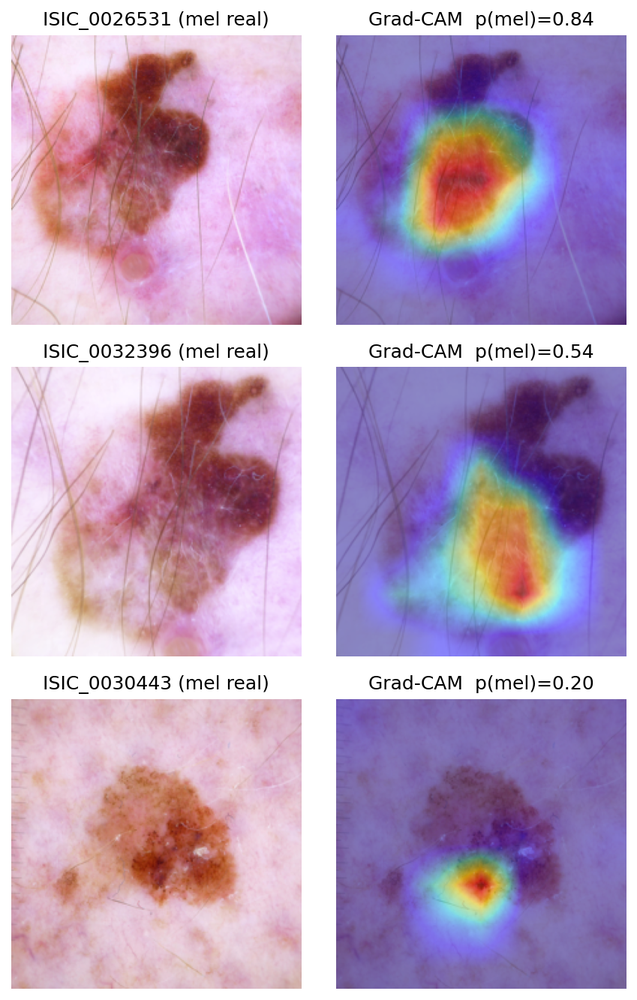
#> input picture assets/figuras/gradcam_melanomas.png, 637 x 1000 px, shrunk from 849 x 1333 before the run; its folder holds only this picture in this run
$ python -i hair_removal.py   (imports and definitions only)
#> lines starting #> are read from the running program, lines starting #| are printed output that depends on the picture; after the words box and inside, x2 and y2 are one past the last pixel; in counts of white or black regions, pixels touching at a corner belong together
"""Hair removal before any saliency or segmentation (S2, docs/26 3.4).

Classical and label-free: a morphological black-hat with a kernel larger
than a hair's width but smaller than a lesion finds thin dark structures,
a threshold turns them into a mask, and TELEA inpainting fills them from the
surrounding skin. Running it in the ``cache`` stage means every later stage
(contrastive, CCAM, pseudo-masks, student, FST) sees the same clean image.
"""

from __future__ import annotations

import numpy as np

KERNEL = 9  # px at 224: wider than a hair, far narrower than a lesion
THRESHOLD = 10  # black-hat response (grey levels) that counts as hair
INPAINT_RADIUS = 3
# S2-prime shape filter, registered in docs/27 before running: a component
# stays only if its minimum-area rectangle is >= 15 px long and its mean
# width (area / length) is <= 5 px. Pigment network and globules are short
# blobs; hairs are thin lines, and crossing hairs stay thin even though
# their joint rectangle is not elongated.
MIN_HAIR_LENGTH = 15
MAX_MEAN_WIDTH = 5.0
# Above this inpainted fraction the "clean" image is mostly paint: counted and
# reported apart, never excluded (registered in docs/27 before running).
HEAVY_INPAINT_FRACTION = 0.30


def hair_mask(rgb: np.ndarray, kernel: int = KERNEL, threshold: int = THRESHOLD) -> np.ndarray:
#> called with kernel = 9, threshold = 10
    import cv2  # noqa: PLC0415

    grey = cv2.cvtColor(rgb, cv2.COLOR_RGB2GRAY)
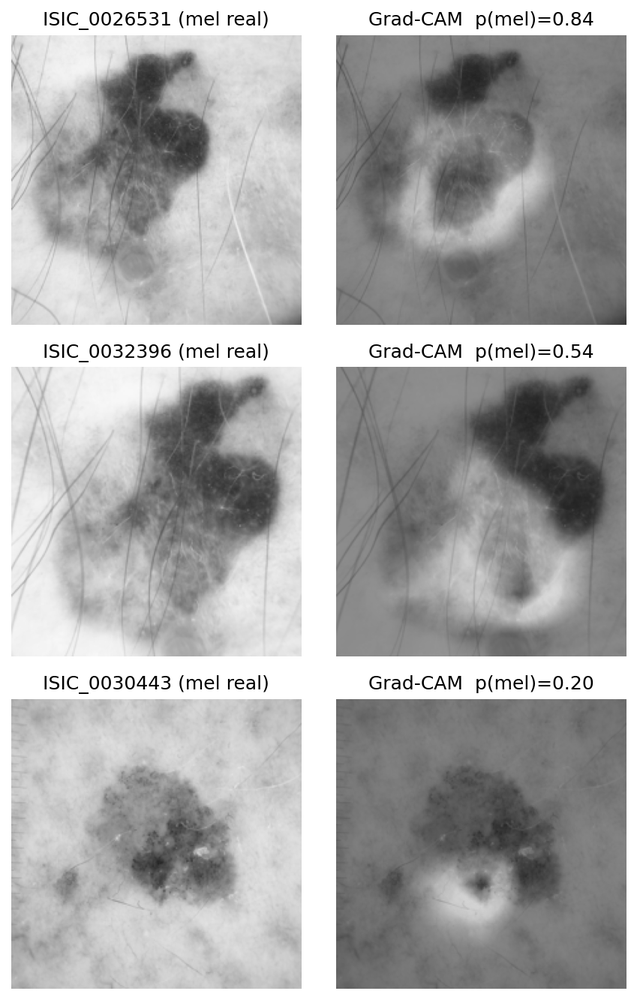
#> grey: shape (1000, 637); min 0, max 255, mean 171.9
    element = cv2.getStructuringElement(cv2.MORPH_ELLIPSE, (kernel, kernel))
    response = cv2.morphologyEx(grey, cv2.MORPH_BLACKHAT, element)
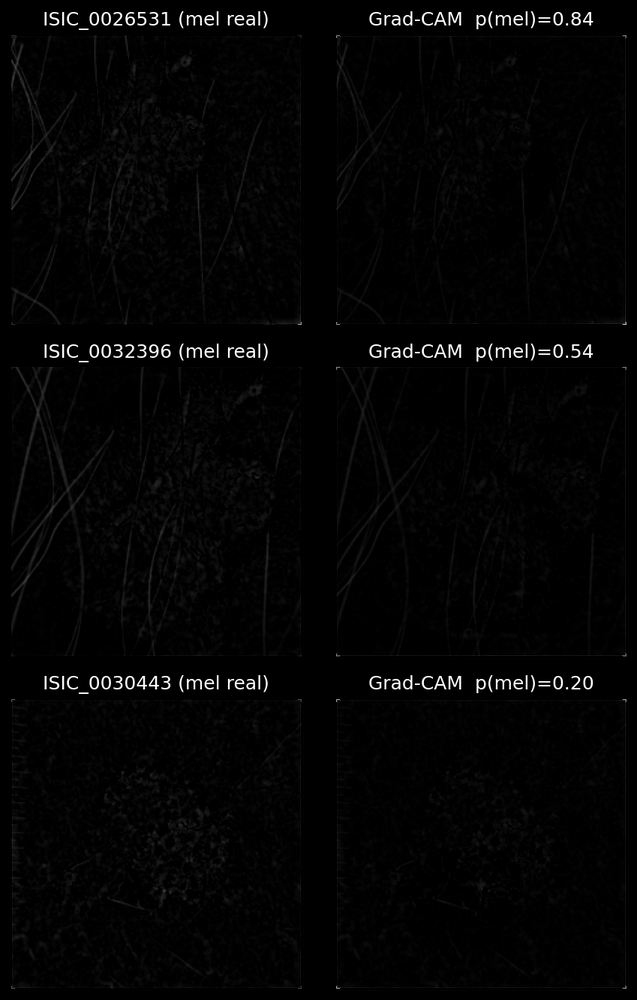
#> response: shape (1000, 637); min 0, max 255, mean 4.3
    return (response > threshold).astype(np.uint8)
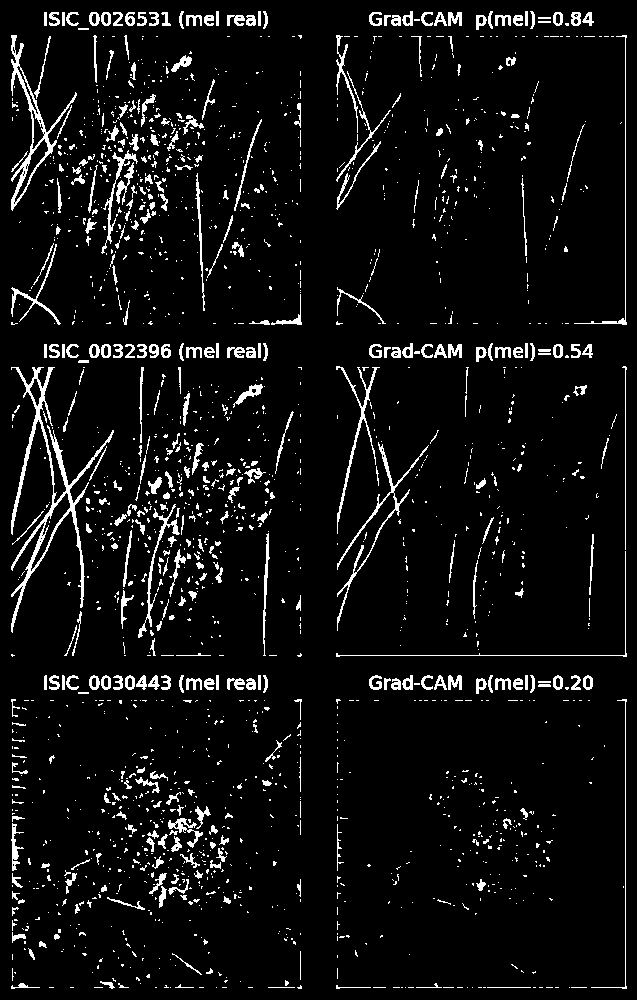
#> returned value: shape (1000, 637); values 0 (black) and 1 (white), 6.2% white in thin lines or dots


def _elongated(stats_mask: np.ndarray) -> bool:
    import cv2  # noqa: PLC0415

    points = cv2.findNonZero(stats_mask)
    (_, _), (w, h), _ = cv2.minAreaRect(points)
    long_side = max(w, h, 1.0)
    return long_side >= MIN_HAIR_LENGTH and len(points) / long_side <= MAX_MEAN_WIDTH


def elongated_hair_mask(rgb: np.ndarray, kernel: int = KERNEL, threshold: int = THRESHOLD) -> np.ndarray:
    """The black-hat mask keeping only hair-shaped (long, thin) components."""
    import cv2  # noqa: PLC0415

    raw = hair_mask(rgb, kernel, threshold)
    count, labels = cv2.connectedComponents(raw, connectivity=8)
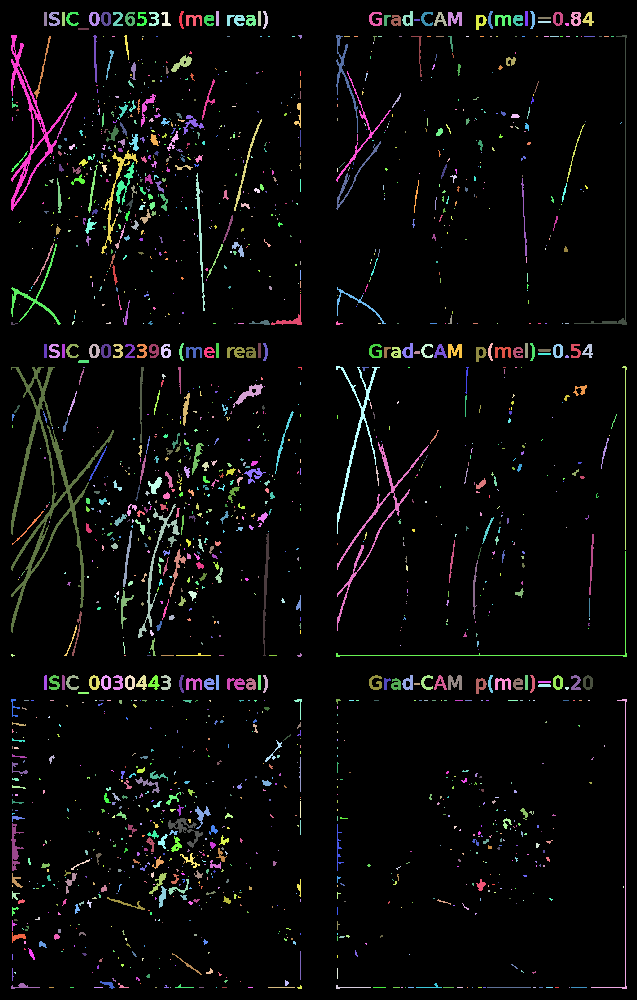
#> labels: shape (1000, 637) int32; 1971 distinct labels, from 0 to 1970; one colour per label, 0 black
#> count = 1971
    keep = np.zeros_like(raw)
    for label in range(1, count):
        component = (labels == label).astype(np.uint8)
        if _elongated(component):
            keep |= component
#> this loop made 1970 passes
#> (w in _elongated, h in _elongated, long_side in _elongated) on passes 1 to 3: (17, 4, 17), (14, 2, 14), (14, 2, 14)
#> pass 1, in elongated_hair_mask, `component = (labels == label).astype(np.uint8)`:
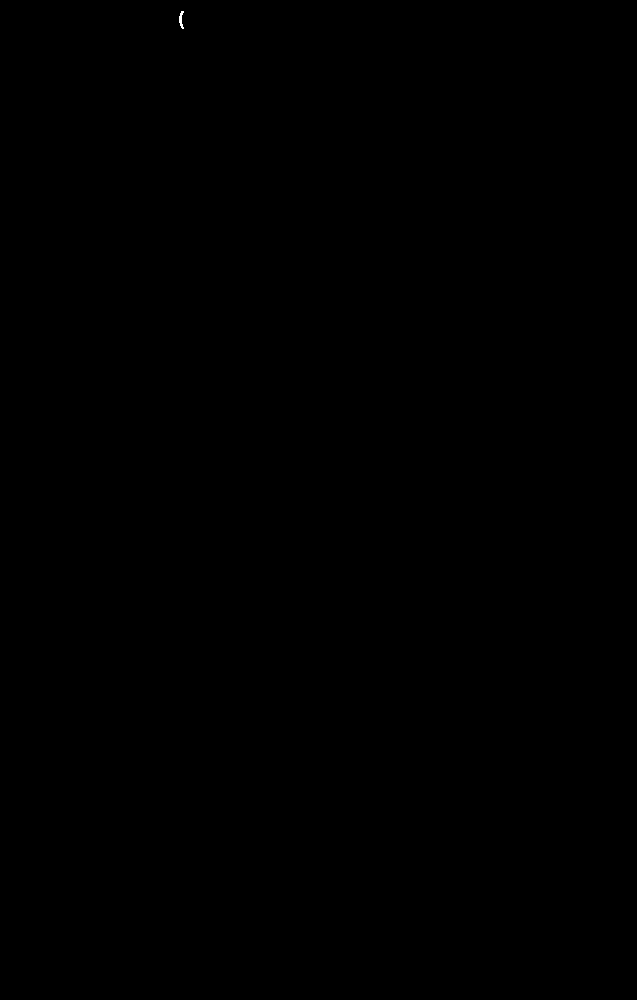
#> component: shape (1000, 637); values 0 (black) and 1 (white), 0.01% white in thin lines or dots, all inside (x1, y1, x2, y2) = (179, 11, 184, 29)
#> after the loop:
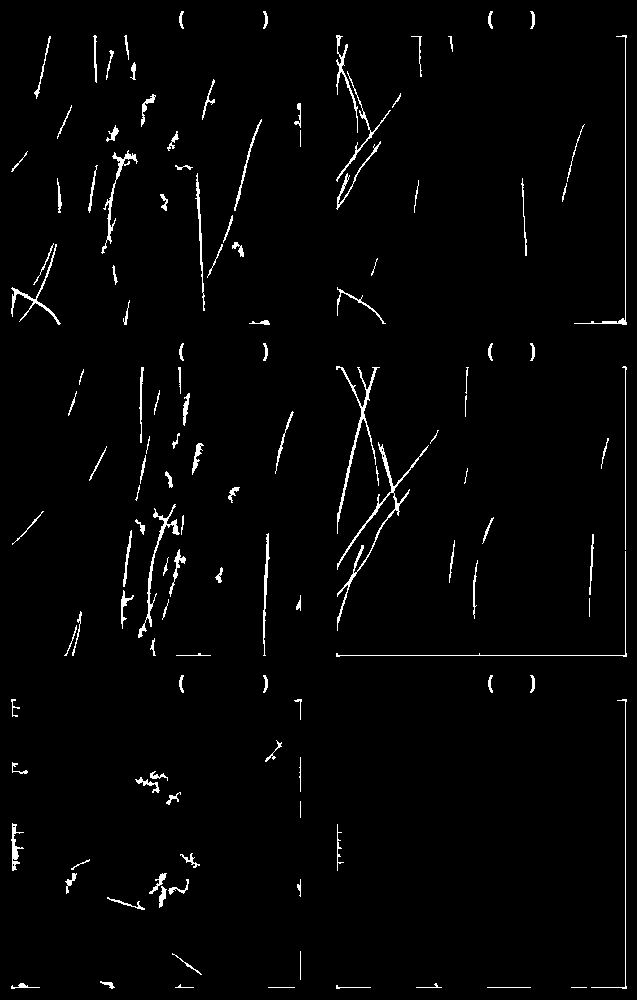
#> keep: shape (1000, 637); values 0 (black) and 1 (white), 2.1% white in thin lines or dots
    return keep


def remove_hair(
    rgb: np.ndarray,
    kernel: int = KERNEL,
    threshold: int = THRESHOLD,
    radius: int = INPAINT_RADIUS,
    shaped: bool = False,
) -> tuple[np.ndarray, float]:
    """``(clean_rgb, hair_fraction)``; a hairless image comes back untouched.

    ``shaped=True`` is S2-prime: only elongated components are inpainted.
    """
    import cv2  # noqa: PLC0415

    mask = (elongated_hair_mask if shaped else hair_mask)(rgb, kernel, threshold)
    fraction = float(mask.mean())
    if not mask.any():
        return rgb.copy(), 0.0
    return cv2.inpaint(np.ascontiguousarray(rgb), mask, radius, cv2.INPAINT_TELEA), fraction

>>> import cv2
>>> picture = cv2.cvtColor(cv2.imread('../../../assets/figuras/gradcam_melanomas.png'), cv2.COLOR_BGR2RGB)
>>> result = elongated_hair_mask(picture)
